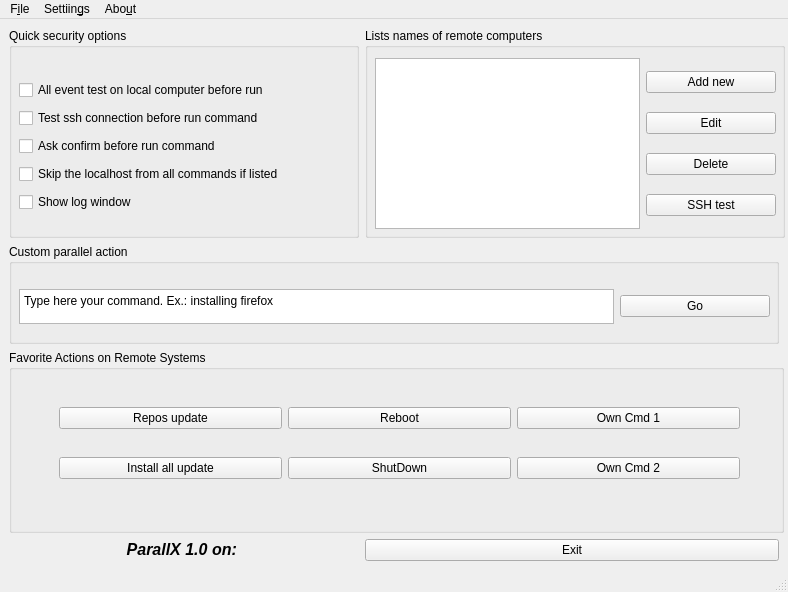
<?xml version="1.0" encoding="UTF-8"?>
<ui version="4.0">
 <class>MainWindow</class>
 <widget class="QMainWindow" name="MainWindow">
  <property name="geometry">
   <rect>
    <x>0</x>
    <y>0</y>
    <width>788</width>
    <height>592</height>
   </rect>
  </property>
  <property name="sizePolicy">
   <sizepolicy hsizetype="Fixed" vsizetype="Fixed">
    <horstretch>0</horstretch>
    <verstretch>0</verstretch>
   </sizepolicy>
  </property>
  <property name="minimumSize">
   <size>
    <width>788</width>
    <height>592</height>
   </size>
  </property>
  <property name="maximumSize">
   <size>
    <width>800</width>
    <height>600</height>
   </size>
  </property>
  <property name="windowTitle">
   <string>MainWindow</string>
  </property>
  <widget class="QWidget" name="centralwidget">
   <layout class="QGridLayout" name="gridLayout">
    <item row="1" column="0" colspan="2">
     <widget class="QGroupBox" name="groupBox_3">
      <property name="sizePolicy">
       <sizepolicy hsizetype="Expanding" vsizetype="Fixed">
        <horstretch>0</horstretch>
        <verstretch>0</verstretch>
       </sizepolicy>
      </property>
      <property name="minimumSize">
       <size>
        <width>0</width>
        <height>100</height>
       </size>
      </property>
      <property name="title">
       <string>Custom parallel action </string>
      </property>
      <widget class="QWidget" name="">
       <property name="geometry">
        <rect>
         <x>0</x>
         <y>40</y>
         <width>771</width>
         <height>45</height>
        </rect>
       </property>
       <layout class="QHBoxLayout" name="horizontalLayout">
        <property name="sizeConstraint">
         <enum>QLayout::SetMinimumSize</enum>
        </property>
        <property name="leftMargin">
         <number>10</number>
        </property>
        <property name="topMargin">
         <number>5</number>
        </property>
        <property name="rightMargin">
         <number>10</number>
        </property>
        <property name="bottomMargin">
         <number>5</number>
        </property>
        <item>
         <widget class="QPlainTextEdit" name="plainTextEdit">
          <property name="minimumSize">
           <size>
            <width>0</width>
            <height>14</height>
           </size>
          </property>
          <property name="plainText">
           <string>Type here your command. Ex.: installing firefox</string>
          </property>
         </widget>
        </item>
        <item>
         <widget class="QPushButton" name="goBtn">
          <property name="sizePolicy">
           <sizepolicy hsizetype="Expanding" vsizetype="Fixed">
            <horstretch>0</horstretch>
            <verstretch>0</verstretch>
           </sizepolicy>
          </property>
          <property name="minimumSize">
           <size>
            <width>100</width>
            <height>0</height>
           </size>
          </property>
          <property name="maximumSize">
           <size>
            <width>150</width>
            <height>16777215</height>
           </size>
          </property>
          <property name="text">
           <string>Go</string>
          </property>
         </widget>
        </item>
       </layout>
      </widget>
     </widget>
    </item>
    <item row="0" column="0">
     <widget class="QGroupBox" name="groupBox_4">
      <property name="sizePolicy">
       <sizepolicy hsizetype="Preferred" vsizetype="Preferred">
        <horstretch>0</horstretch>
        <verstretch>0</verstretch>
       </sizepolicy>
      </property>
      <property name="minimumSize">
       <size>
        <width>350</width>
        <height>200</height>
       </size>
      </property>
      <property name="title">
       <string>Quick security options</string>
      </property>
      <widget class="QWidget" name="">
       <property name="geometry">
        <rect>
         <x>10</x>
         <y>50</y>
         <width>341</width>
         <height>141</height>
        </rect>
       </property>
       <layout class="QVBoxLayout" name="verticalLayout">
        <item>
         <widget class="QCheckBox" name="testCheck">
          <property name="text">
           <string>All event test on local computer before run</string>
          </property>
         </widget>
        </item>
        <item>
         <widget class="QCheckBox" name="checkBox_2">
          <property name="text">
           <string>Test ssh connection before run command</string>
          </property>
         </widget>
        </item>
        <item>
         <widget class="QCheckBox" name="checkBox_3">
          <property name="text">
           <string>Ask confirm before run command</string>
          </property>
         </widget>
        </item>
        <item>
         <widget class="QCheckBox" name="checkBox_4">
          <property name="text">
           <string>Skip the localhost from all commands if listed</string>
          </property>
         </widget>
        </item>
        <item>
         <widget class="QCheckBox" name="checkBox">
          <property name="text">
           <string>Show log window</string>
          </property>
         </widget>
        </item>
       </layout>
      </widget>
     </widget>
    </item>
    <item row="0" column="1">
     <widget class="QGroupBox" name="groupBox">
      <property name="minimumSize">
       <size>
        <width>420</width>
        <height>210</height>
       </size>
      </property>
      <property name="title">
       <string>Lists names of remote computers</string>
      </property>
      <widget class="QWidget" name="">
       <property name="geometry">
        <rect>
         <x>10</x>
         <y>30</y>
         <width>401</width>
         <height>171</height>
        </rect>
       </property>
       <layout class="QHBoxLayout" name="horizontalLayout_2">
        <item>
         <widget class="QListView" name="remote_computers_list">
          <property name="sizePolicy">
           <sizepolicy hsizetype="Expanding" vsizetype="MinimumExpanding">
            <horstretch>0</horstretch>
            <verstretch>0</verstretch>
           </sizepolicy>
          </property>
          <property name="minimumSize">
           <size>
            <width>241</width>
            <height>155</height>
           </size>
          </property>
         </widget>
        </item>
        <item>
         <layout class="QVBoxLayout" name="verticalLayout_2">
          <item>
           <widget class="QPushButton" name="addNewRemote">
            <property name="minimumSize">
             <size>
              <width>130</width>
              <height>0</height>
             </size>
            </property>
            <property name="text">
             <string>Add new</string>
            </property>
           </widget>
          </item>
          <item>
           <widget class="QPushButton" name="editRemotePC">
            <property name="minimumSize">
             <size>
              <width>130</width>
              <height>0</height>
             </size>
            </property>
            <property name="text">
             <string>Edit</string>
            </property>
           </widget>
          </item>
          <item>
           <widget class="QPushButton" name="delRemote">
            <property name="minimumSize">
             <size>
              <width>130</width>
              <height>0</height>
             </size>
            </property>
            <property name="text">
             <string>Delete</string>
            </property>
           </widget>
          </item>
          <item>
           <widget class="QPushButton" name="testSshBtn">
            <property name="minimumSize">
             <size>
              <width>130</width>
              <height>0</height>
             </size>
            </property>
            <property name="text">
             <string>SSH test</string>
            </property>
           </widget>
          </item>
         </layout>
        </item>
       </layout>
      </widget>
     </widget>
    </item>
    <item row="3" column="1">
     <widget class="QPushButton" name="pushButton_2">
      <property name="text">
       <string>Exit</string>
      </property>
     </widget>
    </item>
    <item row="3" column="0">
     <widget class="QLabel" name="label">
      <property name="text">
       <string>&lt;html&gt;&lt;head/&gt;&lt;body&gt;&lt;p align=&quot;center&quot;&gt;&lt;span style=&quot; font-size:12pt; font-weight:600; font-style:italic;&quot;&gt;ParallX 1.0 on: &lt;/span&gt;&lt;/p&gt;&lt;/body&gt;&lt;/html&gt;</string>
      </property>
     </widget>
    </item>
    <item row="2" column="0" colspan="2">
     <widget class="QGroupBox" name="groupBox_2">
      <property name="minimumSize">
       <size>
        <width>775</width>
        <height>165</height>
       </size>
      </property>
      <property name="title">
       <string>Favorite Actions on Remote Systems</string>
      </property>
      <widget class="QWidget" name="">
       <property name="geometry">
        <rect>
         <x>50</x>
         <y>50</y>
         <width>681</width>
         <height>36</height>
        </rect>
       </property>
       <layout class="QHBoxLayout" name="horizontalLayout_3">
        <item>
         <widget class="QPushButton" name="repoUpdate">
          <property name="minimumSize">
           <size>
            <width>100</width>
            <height>0</height>
           </size>
          </property>
          <property name="text">
           <string>Repos update</string>
          </property>
         </widget>
        </item>
        <item>
         <widget class="QPushButton" name="rebootBtn">
          <property name="minimumSize">
           <size>
            <width>100</width>
            <height>0</height>
           </size>
          </property>
          <property name="text">
           <string>Reboot</string>
          </property>
         </widget>
        </item>
        <item>
         <widget class="QPushButton" name="ownCmd1">
          <property name="minimumSize">
           <size>
            <width>100</width>
            <height>0</height>
           </size>
          </property>
          <property name="text">
           <string>Own Cmd 1</string>
          </property>
         </widget>
        </item>
       </layout>
      </widget>
      <widget class="QWidget" name="">
       <property name="geometry">
        <rect>
         <x>50</x>
         <y>100</y>
         <width>681</width>
         <height>36</height>
        </rect>
       </property>
       <layout class="QHBoxLayout" name="horizontalLayout_4">
        <item>
         <widget class="QPushButton" name="installUpdate">
          <property name="minimumSize">
           <size>
            <width>100</width>
            <height>0</height>
           </size>
          </property>
          <property name="text">
           <string>Install all update</string>
          </property>
         </widget>
        </item>
        <item>
         <widget class="QPushButton" name="shutDownBtn">
          <property name="minimumSize">
           <size>
            <width>100</width>
            <height>0</height>
           </size>
          </property>
          <property name="text">
           <string>ShutDown</string>
          </property>
         </widget>
        </item>
        <item>
         <widget class="QPushButton" name="ownCmd2">
          <property name="minimumSize">
           <size>
            <width>100</width>
            <height>0</height>
           </size>
          </property>
          <property name="text">
           <string>Own Cmd 2</string>
          </property>
         </widget>
        </item>
       </layout>
      </widget>
     </widget>
    </item>
   </layout>
  </widget>
  <widget class="QMenuBar" name="menubar">
   <property name="geometry">
    <rect>
     <x>0</x>
     <y>0</y>
     <width>788</width>
     <height>30</height>
    </rect>
   </property>
   <widget class="QMenu" name="menuFile">
    <property name="title">
     <string>F&amp;ile</string>
    </property>
    <addaction name="actionSave"/>
    <addaction name="separator"/>
    <addaction name="actionQuit"/>
   </widget>
   <widget class="QMenu" name="menuSettiings">
    <property name="title">
     <string>Settiin&amp;gs</string>
    </property>
    <addaction name="actionImport_config_from_save"/>
    <addaction name="actionEdit_custom_buttons"/>
    <addaction name="actionImport_SSH_keys"/>
   </widget>
   <widget class="QMenu" name="menuAbout">
    <property name="title">
     <string>Abo&amp;ut</string>
    </property>
    <addaction name="actionApplication"/>
    <addaction name="actionMain_project"/>
   </widget>
   <addaction name="menuFile"/>
   <addaction name="menuSettiings"/>
   <addaction name="menuAbout"/>
  </widget>
  <widget class="QStatusBar" name="statusbar"/>
  <action name="actionQuit">
   <property name="text">
    <string>Quit</string>
   </property>
  </action>
  <action name="actionSave">
   <property name="text">
    <string>Save config to file</string>
   </property>
  </action>
  <action name="actionApplication">
   <property name="text">
    <string>Application </string>
   </property>
  </action>
  <action name="actionMain_project">
   <property name="text">
    <string>Main project</string>
   </property>
  </action>
  <action name="actionImport_config_from_save">
   <property name="text">
    <string>Import config from save</string>
   </property>
  </action>
  <action name="actionEdit_custom_buttons">
   <property name="text">
    <string>Edit custom buttons</string>
   </property>
  </action>
  <action name="actionImport_SSH_keys">
   <property name="text">
    <string>Import SSH keys</string>
   </property>
  </action>
 </widget>
 <resources/>
 <connections/>
</ui>
